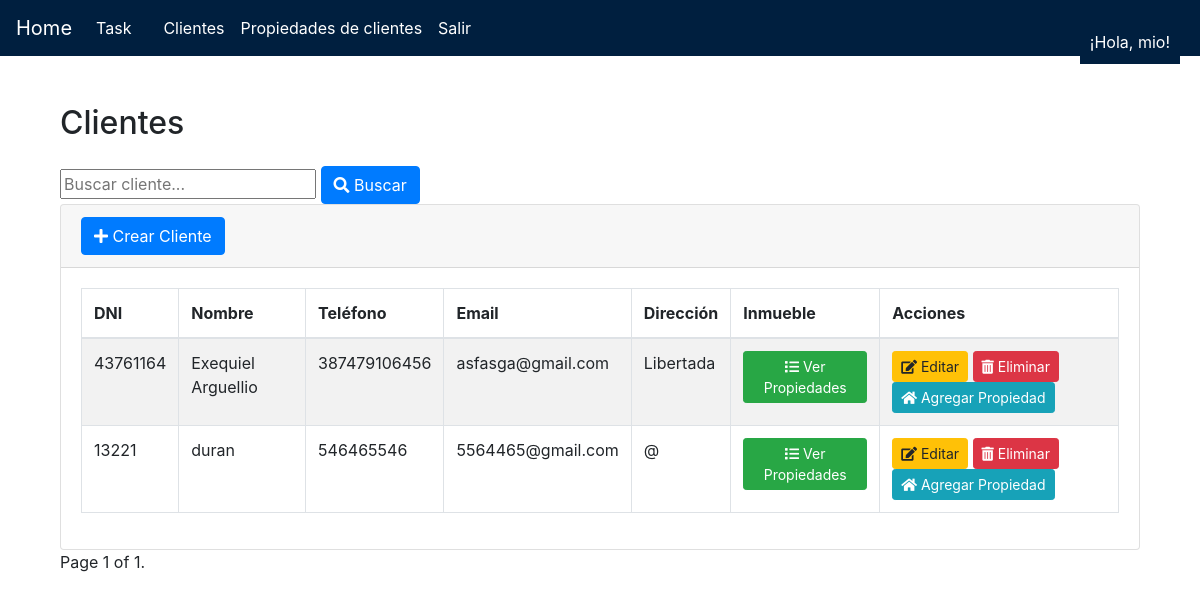
/clientes/ (signed in), run on the app's committed database.
### tasks/models.py (models this page shows)
class Cliente(models.Model):
    dni = models.CharField(max_length=50, primary_key=True)
    nombre_cliente = models.CharField(max_length=200)
    tel_cliente = models.CharField(max_length=50)
    email_cliente = models.EmailField()
    direccion_cliente = models.CharField(max_length=300)

### tasks/views.py (the view, shortened to what this page needs)
# urls.py: path('clientes/', views.cliente_list, name='cliente_list'),
def cliente_list(request):
    search_query = request.GET.get('search')
    clientes_list = Cliente.objects.all()
    paginator = Paginator(clientes_list, 2)
    page = request.GET.get('page')
    clientes = paginator.get_page(page)
    form = None
    return render(request, 'clientes.html', {'clientes': clientes, 'form': form})

### tasks/templates/clientes.html (shortened to what this page needs)
{% extends "base.html" %}
{% block content %}
<link href="https://maxcdn.bootstrapcdn.com/bootstrap/4.5.2/css/bootstrap.min.css" rel="stylesheet">
<link rel="stylesheet" href="https://cdnjs.cloudflare.com/ajax/libs/font-awesome/5.15.3/css/all.min.css">
<div class="container mt-5">
    <div class="row">
        <div class="col-md-12">
            <h2 class="mb-4">Clientes</h2>
            <form method="get" action="{% url 'cliente_list' %}">
                <input type="text" name="search" placeholder="Buscar cliente...">
                <button type="submit" class="btn btn-primary"><i class="fas fa-search"></i> Buscar</button>
            </form>
            <div class="card">
                <div class="card-header">
                    <a href="{% url 'cliente_create' %}" class="btn btn-primary"><i class="fas fa-plus"></i> Crear Cliente</a>
                </div>
                <div class="card-body">
                    <table class="table table-striped table-bordered">
                        <thead>
                            <tr>
                                <th>DNI</th>
                                <th>Nombre</th>
                                <th>Teléfono</th>
                                <th>Email</th>
                                <th>Dirección</th>
                                <th>Inmueble</th>
                                <th>Acciones</th>
                            </tr>
                        </thead>
                        <tbody>
                            {% for cliente in clientes %}
                            <tr>
                                <td>{{ cliente.dni }}</td>
                                <td>{{ cliente.nombre_cliente }}</td>
                                <td>{{ cliente.tel_cliente }}</td>
                                <td>{{ cliente.email_cliente }}</td>
                                <td>{{ cliente.direccion_cliente }}</td>
                                <td>
                                    {% if cliente.propiedades_set.exists %}
                                    <a href="{% url 'propiedades_list_by_dni' cliente.dni %}" class="btn btn-sm btn-success"><i class="fas fa-list"></i> Ver Propiedades</a>
                                    {% else %}
                                        No tiene inmueble
                                    {% endif %}
                                </td>
                                <td>
                                    <a href="{% url 'cliente_update' cliente.dni %}" class="btn btn-sm btn-warning"><i class="fas fa-edit"></i> Editar</a>
                                    <a href="{% url 'cliente_delete' cliente.dni %}" class="btn btn-sm btn-danger" onclick="return confirmDelete()"><i class="fas fa-trash-alt"></i> Eliminar</a>
                                    <a href="{% url 'propiedades_list_by_dni' cliente.dni %}" class="btn btn-sm btn-info"><i class="fas fa-home"></i> Agregar Propiedad</a>
                                </td>
                            </tr>
                            {% endfor %}
                        </tbody>
                    </table>
                </div>
            </div>
            <div class="pagination">
                <span class="step-links">
                    <span class="current-page">
                        Page {{ clientes.number }} of {{ clientes.paginator.num_pages }}.
                    </span>
                </span>
            </div>
        </div>
    </div>
</div>
{% endblock %}

### tasks/templates/base.html (style rules this page uses)
body { background-color: #fff; color: #001f3f; }

### data on the page
Cliente: dni "43761164", nombre_cliente "Exequiel Arguellio", tel_cliente "387479106456", email_cliente "asfasga@gmail.com", direccion_cliente "Libertada", shows "Ver Propiedades"
Cliente: dni "13221", nombre_cliente "duran", tel_cliente "546465546", email_cliente "5564465@gmail.com", direccion_cliente "@", shows "Ver Propiedades"

### other printed values
{{ clientes.number }} "1"
{{ clientes.paginator.num_pages }} "1"
